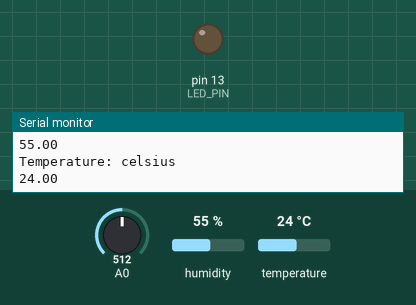
This sketch was run on a simulated Arduino Uno, built with avr-gcc and run on an emulated ATmega328P. Parts: output pins drawn as LEDs (lit = HIGH), the last lines printed to the serial monitor. The inputs (shaded band) are chosen by the test bench; at power-on: A0 = 512, humidity 55 %, temperature 24 °C. Sleep ends after the set time or at an interrupt; the local clock reads 2024-03-15 10:24:30 at power-on unless the sketch sets it.

Above: at 1.4 s.
1.5 s: A0 set to 10
At 9.7 s:
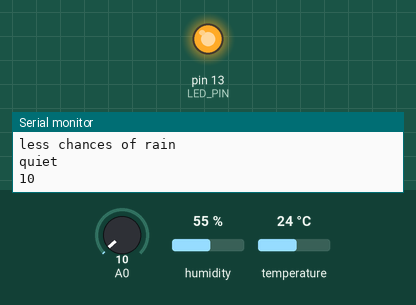
40.2 s: A0 set to 17
53.1 s: A0 set to 22
Timing chart, 0 to 59.8 s (numbered marks = the images above; inputs shaded):
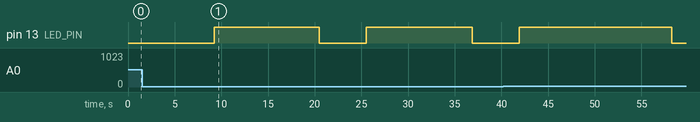

The sketch:

SleepWaketrial1.ino
```cpp
#include <avr/sleep.h>
#include <avr/power.h>
#include <avr/wdt.h>
#include <DHT.h>
#include <Wire.h>
#include "RTClib.h"
RTC_DS1307 RTC;
#define DHTPIN 3
#define DHTTYPE DHT11
DHT dht(DHTPIN,DHTTYPE);
#define LED_PIN (13)
unsigned long lastHT=0;
unsigned long lastSE=0;
void printHT();
int led=13;
int threshold=20;
int volume;

volatile int f_wdt=1;


/***************************************************
 *  Name:        ISR(WDT_vect)
 *
 *  Returns:     Nothing.
 *
 *  Parameters:  None.
 *
 *  Description: Watchdog Interrupt Service. This
 *               is executed when watchdog timed out.
 *
 ***************************************************/
ISR(WDT_vect)
{
  if(f_wdt == 0)
  {
    f_wdt=1;
  }

}


/***************************************************
 *  Name:        enterSleep
 *
 *  Returns:     Nothing.
 *
 *  Parameters:  None.
 *
 *  Description: Enters the arduino into sleep mode.
 *
 ***************************************************/
void enterSleep(void)
{
  set_sleep_mode(SLEEP_MODE_PWR_SAVE);   /* EDIT: could also use SLEEP_MODE_PWR_DOWN for lowest power consumption. */
  sleep_enable();

  /* Now enter sleep mode. */
  sleep_mode();

  /* The program will continue from here after the WDT timeout*/
  sleep_disable(); /* First thing to do is disable sleep. */

  /* Re-enable the peripherals. */
  power_all_enable();
}


/***************************************************
 *  Name:        setup
 *
 *  Returns:     Nothing.
 *
 *  Parameters:  None.
 *
 *  Description: Setup for the serial comms and the
 *                Watch dog timeout.
 *
 ***************************************************/
void setup()
{
  Serial.begin(9600);
  Wire.begin();
    RTC.begin();
  if (! RTC.isrunning()) {
    Serial.println("RTC is NOT running!");
    // following line sets the RTC to the date & time this sketch was compiled
    RTC.adjust(DateTime(__DATE__, __TIME__));
  }
  Serial.println("Initialising...");
  delay(100); //Allow for serial print to complete.

  pinMode(LED_PIN,OUTPUT);

  /*** Setup the WDT ***/

  /* Clear the reset flag. */
  MCUSR &= ~(1<<WDRF);

  /* In order to change WDE or the prescaler, we need to
   * set WDCE (This will allow updates for 4 clock cycles).
   */
  WDTCSR |= (1<<WDCE) | (1<<WDE);

  /* set new watchdog timeout prescaler value */
  WDTCSR = 1<<WDP0 | 1<<WDP3; /* 8.0 seconds */

  /* Enable the WD interrupt (note no reset). */
  WDTCSR |= _BV(WDIE);

  Serial.println("Initialisation complete.");
  delay(100); //Allow for serial print to complete.
  Serial.println("Temperature,humidity and sound");
}


/***************************************************
 *  Name:        enterSleep
 *
 *  Returns:     Nothing.
 *
 *  Parameters:  None.
 *
 *  Description: Main application loop.
 *
 ***************************************************/
void loop()
{
  if(f_wdt == 1)
  {
    /* Toggle the LED */
     if(millis()-(2*60*1000UL)>lastHT)
  {
    lastHT=millis();
    DateTime now = RTC.now();
    Serial.print(now.day(), DEC);
    Serial.print('/');
    Serial.print(now.month(), DEC);
    Serial.print('/');
    Serial.print(now.year(), DEC);
    Serial.print(' ');
    Serial.print(now.hour(), DEC);
    Serial.print(':');
    Serial.print(now.minute(), DEC);
    Serial.print(':');
    Serial.print(now.second(), DEC);
    Serial.println();
    delay(1000);
    printHT();

  }
  if(millis()-(4*60*1000UL)>lastSE)
  {
    lastSE=millis();
    volume=analogRead(A0);
 if(volume>=threshold)
 {
  digitalWrite(led,HIGH);
  Serial.println("loud");
 }
 else
 {
  digitalWrite(led,LOW);
  Serial.println("quiet");
 }
 Serial.println(volume,DEC);

 delay(5000);
  }
    digitalWrite(LED_PIN, !digitalRead(LED_PIN));


    /* Don't forget to clear the flag. */
    f_wdt = 0;

    // Re-enter sleep mode
    enterSleep();
  }
}
void printHT()
{
  float h = dht.readHumidity();

  float t = dht.readTemperature();
  // Read temperature as Fahrenheit (isFahrenheit = true)


  Serial.println("Humidity: % ");
  Serial.println(h);


  Serial.println("Temperature: celsius");

  Serial.println(t);

  delay(3000);
  if(t>=30)

  {
    Serial.println("Sunny");
  }
   else
  {
    Serial.println("Cloudy");
  }
  if(h>=70)
  {
    Serial.println("rainy");
  }
  else
  {
    Serial.println("less chances of rain");
  }

}
```

Measured:
- by itself, pin 13 (LED_PIN): alternates HIGH for 11.3 s and LOW for 5.0 s
